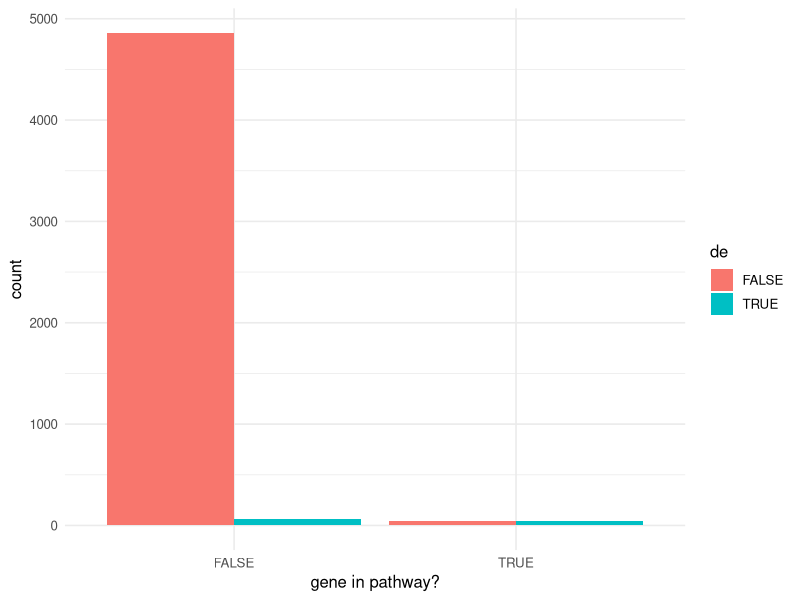
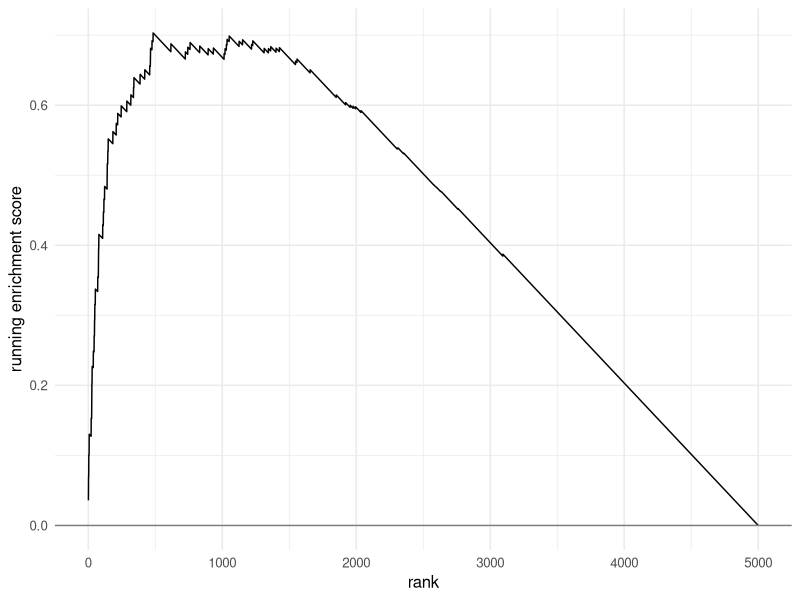

Generate these figures, in order, with R:
## ---- chunk 1
#| label: setup
library(tidyverse)
set.seed(42)
theme_set(theme_minimal(base_size = 12))
## ---- chunk 2
N <- 5000
pathway <- sample(seq_len(N), 80)
true_de <- unique(c(sample(pathway, 40), sample(setdiff(seq_len(N), pathway), 60)))

tibble(in_pathway = seq_len(N) %in% pathway,
       de = seq_len(N) %in% true_de) |>
  count(in_pathway, de) |>
  ggplot(aes(in_pathway, n, fill = de)) +
  geom_col(position = "dodge") +
  labs(x = "gene in pathway?", y = "count")
## ---- chunk 3
n_de <- length(true_de)
k_in <- sum(true_de %in% pathway)
p_hyper <- phyper(k_in - 1, 80, N - 80, n_de, lower.tail = FALSE)
c(overlap = k_in, expected = n_de * 80 / N, p = p_hyper)
## ---- chunk 4
stat <- rnorm(N)
stat[pathway] <- stat[pathway] + 1.2    # shift pathway genes up
names(stat) <- paste0("g", seq_len(N))
stat <- sort(stat, decreasing = TRUE)

# Running-sum demonstration by hand.
in_set <- names(stat) %in% paste0("g", pathway)
p_hit <- abs(stat) / sum(abs(stat[in_set]))
p_miss <- 1 / sum(!in_set)
run_sum <- cumsum(ifelse(in_set, p_hit, -p_miss))
ES <- run_sum[which.max(abs(run_sum))]
tibble(i = seq_along(run_sum), rs = run_sum) |>
  ggplot(aes(i, rs)) + geom_line() +
  geom_hline(yintercept = 0, colour = "grey50") +
  labs(x = "rank", y = "running enrichment score")
## ---- chunk 5
sweep_ora <- sapply(c(50, 100, 200, 500), function(top) {
  short <- names(stat)[seq_len(top)]
  k <- sum(short %in% paste0("g", pathway))
  phyper(k - 1, 80, N - 80, top, lower.tail = FALSE)
})
tibble(top = c(50, 100, 200, 500), p = sweep_ora)
## ---- chunk 6
sessionInfo()
